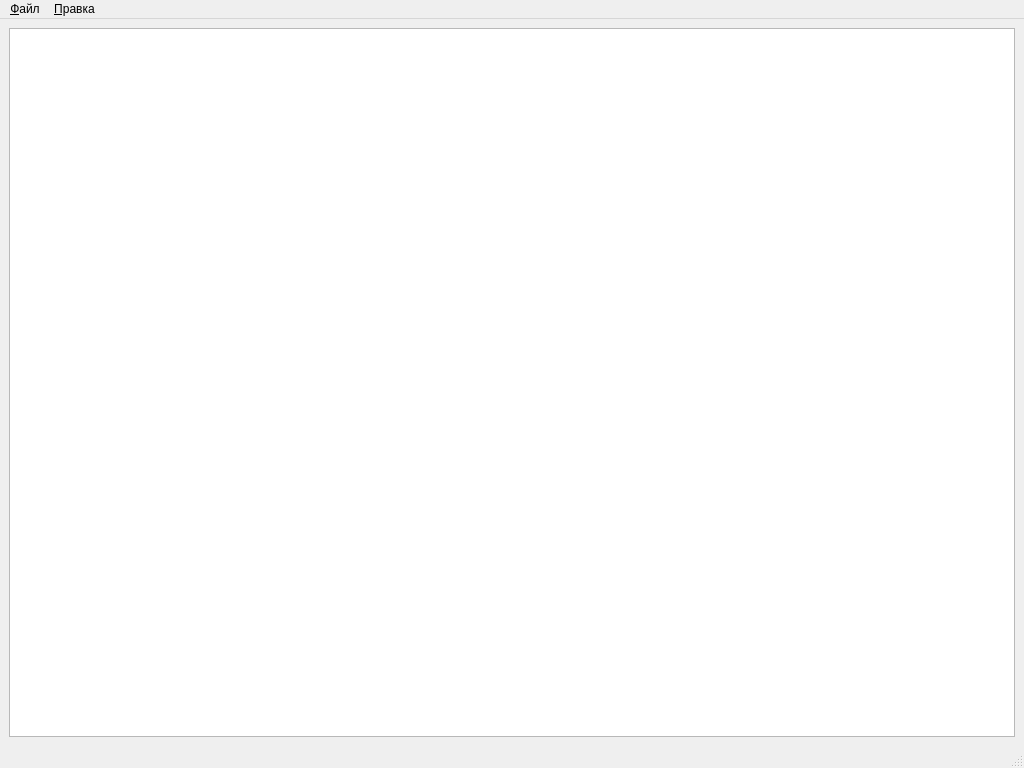
<?xml version="1.0" encoding="UTF-8"?>
<ui version="4.0">
 <class>MainWindow</class>
 <widget class="QMainWindow" name="MainWindow">
  <property name="geometry">
   <rect>
    <x>0</x>
    <y>0</y>
    <width>1024</width>
    <height>768</height>
   </rect>
  </property>
  <property name="windowTitle">
   <string>TableViewApp</string>
  </property>
  <widget class="QWidget" name="centralWidget">
   <layout class="QVBoxLayout" name="verticalLayout">
    <item>
     <widget class="QTableView" name="tableView">
      <property name="selectionMode">
       <enum>QAbstractItemView::SelectionMode::SingleSelection</enum>
      </property>
      <property name="selectionBehavior">
       <enum>QAbstractItemView::SelectionBehavior::SelectRows</enum>
      </property>
     </widget>
    </item>
   </layout>
  </widget>
<widget class="QMenuBar" name="menuBar">
    <property name="geometry">
     <rect>
      <x>0</x>
      <y>0</y>
      <width>1024</width>
      <height>21</height>
     </rect>
    </property>
    <widget class="QMenu" name="menuEdit">
     <property name="title">
      <string>&amp;Правка</string>
     </property>
     <addaction name="actionEdit"/>
     <addaction name="actionDelete"/>
    </widget>
    <widget class="QMenu" name="menuFile">
     <property name="title">
      <string>&amp;Файл</string>
     </property>
     <addaction name="actionImport"/>
    </widget>
    <addaction name="menuFile"/>
    <addaction name="menuEdit"/>
   </widget>
  <widget class="QStatusBar" name="statusBar"/>
  <action name="actionImport">
   <property name="text">
    <string>Импортировать</string>
   </property>
  </action>
  <action name="actionEdit">
   <property name="text">
    <string>Изменить строчку</string>
   </property>
  </action>
  <action name="actionDelete">
   <property name="text">
    <string>Удалить стрчоку</string>
   </property>
  </action>
 </widget>
 <resources/>
 <connections/>
</ui>
